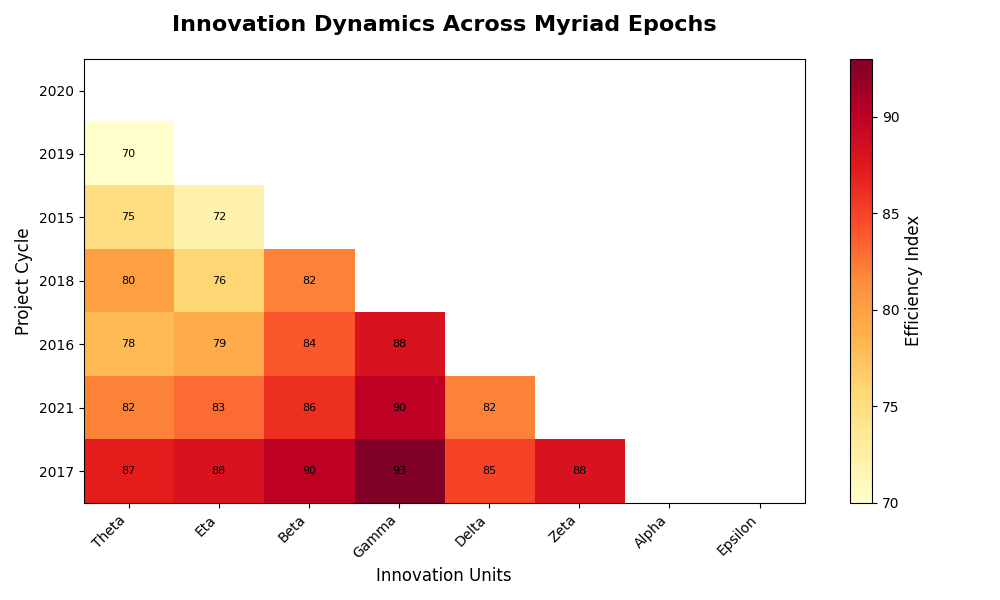

This figure's Python source:
import matplotlib.pyplot as plt
import numpy as np
import matplotlib.gridspec as gridspec

# Randomized team names and years
teams = ["Theta", "Eta", "Beta", "Gamma", "Delta", "Zeta", "Alpha", "Epsilon"]
years = np.array([2020, 2019, 2015, 2018, 2016, 2021, 2017])

productivity_data = np.array([
    [65, 70, 75, 80, 78, 82, 87],
    [68, 73, 72, 76, 79, 83, 88],
    [70, 75, 78, 82, 84, 86, 90],
    [72, 78, 81, 85, 88, 90, 93],
    [65, 68, 72, 75, 79, 82, 85],
    [68, 72, 76, 80, 83, 86, 88],
    [67, 70, 74, 78, 81, 83, 87],
    [66, 70, 73, 76, 79, 81, 84]
]).T

fig, ax = plt.subplots(figsize=(10, 6))

# Mask out the upper triangle
mask = np.triu(np.ones_like(productivity_data, dtype=bool))

# Apply the mask to the data
masked_data = np.ma.masked_where(mask, productivity_data)

heatmap = ax.imshow(masked_data, cmap='YlOrRd', aspect='auto', interpolation='nearest')

# Changed titles and labels
ax.set_title("Innovation Dynamics Across Myriad Epochs", fontsize=16, fontweight='bold', pad=20)
ax.set_xlabel('Innovation Units', fontsize=12)
ax.set_ylabel('Project Cycle', fontsize=12)
ax.set_xticks(np.arange(len(teams)))
ax.set_xticklabels(teams, rotation=45, ha='right')
ax.set_yticks(np.arange(len(years)))
ax.set_yticklabels(years)

cbar = plt.colorbar(heatmap, ax=ax, orientation='vertical')
cbar.set_label('Efficiency Index', fontsize=12)

for i in range(len(years)):
    for j in range(len(teams)):
        if not mask[i, j]:
            ax.text(j, i, productivity_data[i, j], ha='center', va='center', color='black', fontsize=8)

plt.tight_layout()
plt.show()
